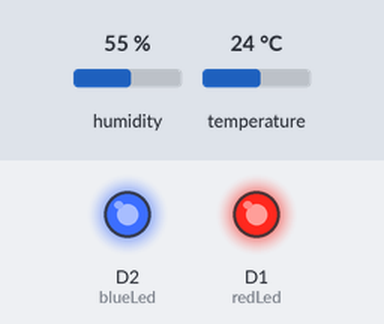
The sketch below on a simulated ESP8266 (NodeMCU). Parts: output pins drawn as LEDs (lit = HIGH). The inputs (shaded band) are chosen by the test bench; at power-on: temperature 24 °C, humidity 55 %. What the sketch prints to the serial monitor is not drawn.

Above: at 2.7 s.
2.8 s: temperature set to 26 °C
6.9 s: temperature set to 29 °C
At 10.0 s:
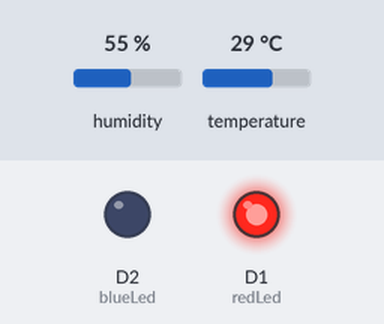
11.0 s: temperature set to 12 °C
At 12.3 s:
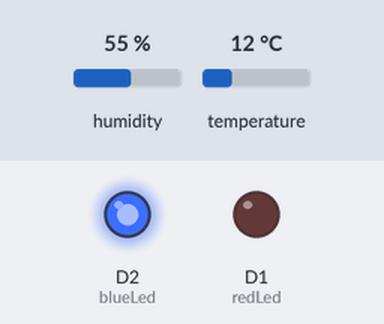
15.1 s: temperature set to 28 °C
At 19.2 s:
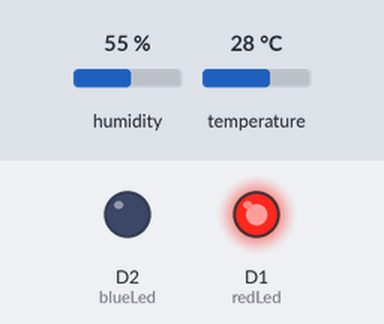
Timing chart, 0 to 20.5 s (numbered marks = the images above; inputs shaded):
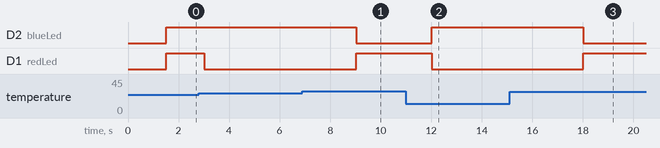

The sketch:

Temp_Humidity_SensorCode.ino
```cpp
#include "CTBot.h"
CTBot myBot;

#include "DHT.h"
DHT dht(2, DHT11);

String ssid = "Hacker";
String pass = "mo123456";
String token = "6664003264:AAE5TvYOSxDvihm5f2tqpQaBCAa7b_KgRpM";
uint8_t redLed = D1;
uint8_t blueLed = D2;

void setup() {
  Serial.begin(9600);
  Serial.println("Starting TelegramBot...");

  myBot.wifiConnect(ssid, pass);
  myBot.setTelegramToken(token);

  if (myBot.testConnection())
    Serial.println("\ntestConnection OK");
  else
    Serial.println("\ntestConnection NOK");

  pinMode(redLed, OUTPUT);
  pinMode(blueLed, OUTPUT);
  digitalWrite(redLed, HIGH); // turn off the red LED (inverted logic!)
  digitalWrite(blueLed, HIGH); // turn off the blue LED (inverted logic!)
}

void loop() {
  static unsigned long lastUpdateTime = 0;
  unsigned long currentTime = millis();

  if (currentTime - lastUpdateTime >= 3000) { // 30 minutes in milliseconds
    lastUpdateTime = currentTime;

    float temperature = readDHTTemperature();
    float humidity = readDHTHumidity();

    if (!isnan(temperature) && !isnan(humidity)) {
      String message = "Temperature: " + String(temperature, 2) + "°C\nHumidity: " + String(humidity, 2) + "%";
      myBot.sendMessage(975906125, message);


      // Control LEDs based on temperature
      if (temperature < 28.0) {
        digitalWrite(redLed, LOW);  // turn on the red LED (inverted logic!)
        digitalWrite(blueLed, HIGH); // turn off the blue LED (inverted logic!)
      } else {
        digitalWrite(redLed, HIGH); // turn off the red LED (inverted logic!)
        digitalWrite(blueLed, LOW);  // turn on the blue LED (inverted logic!)
      }
    } else {
      Serial.println("Error reading DHT sensor");
    }
  }

  // Other parts of your loop (handling commands) go here
}

float readDHTTemperature() {
  // Retry mechanism
  for (int i = 0; i < 3; ++i) {
    float temp = dht.readTemperature();
    if (!isnan(temp)) {
      return temp;
    }
    delay(500);
  }
  return NAN; // Return NAN if reading fails
}

float readDHTHumidity() {
  // Retry mechanism
  for (int i = 0; i < 3; ++i) {
    float hum = dht.readHumidity();
    if (!isnan(hum)) {
      return hum;
    }
    delay(500);
  }
  return NAN; // Return NAN if reading fails
}
```

Measured:
- the behaviour switches between 27 and 28 °C on temperature (found by bisection; images 0 and 1)
- after the input at 6.9 s, D2 (blueLed): HIGH → LOW after 2.1 s; D1 (redLed): LOW → HIGH after 2.1 s
- after the input at 11.0 s, D2 (blueLed): LOW → HIGH after 1.0 s; D1 (redLed): HIGH → LOW after 1.0 s
- after the input at 15.1 s, D2 (blueLed): HIGH → LOW after 2.9 s; D1 (redLed): LOW → HIGH after 2.9 s
